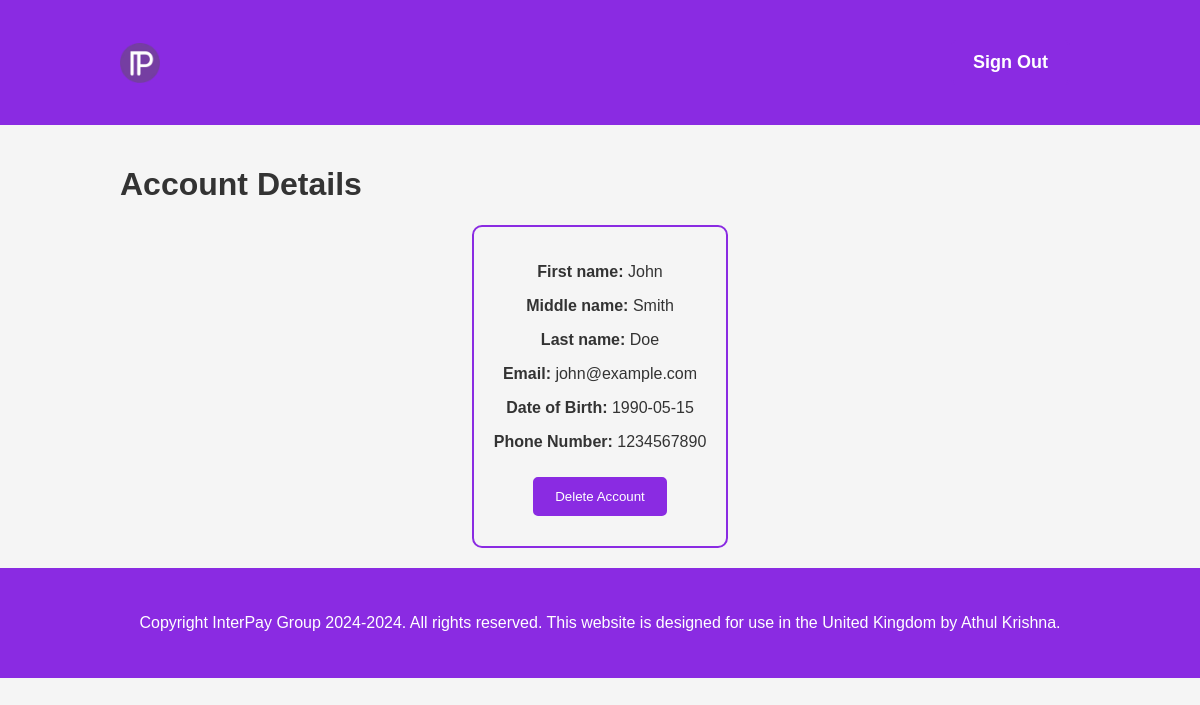
The app's page /LoginPersonalAccountView.php (signed in) with its own data.
### tables this page shows
CREATE TABLE Users (
    user_id INTEGER PRIMARY KEY,
    fname CHAR(50) NOT NULL,
    mname CHAR(50) DEFAULT NULL,
    lname CHAR(50) NOT NULL,
    dob DATE NOT NULL,
    phone_num VARCHAR(20) NOT NULL,
    gen_tit CHAR(50) NOT NULL,
    username CHAR(50) NOT NULL,
    email VARCHAR(50) NOT NULL
, password VARCHAR(255));

### LoginPersonalAccountView.php (the view, shortened to what this page needs)
<?php
include("db_conn.php");
$username = $_SESSION['username'];
$query = "SELECT * FROM Users WHERE username = ?";
$statement = $conn->prepare($query);
$statement->execute([$username]);
$user = $statement->fetch();
?>
<!DOCTYPE html>
<html lang="en">
<head>
    <link rel="stylesheet" type="text/css" href="styles.css">
</head>
<body>
<?php include("NavBar2.php"); ?>
<div class="container">
    <h1>Account Details</h1>
    <center>
        <div class="button-group">
            <p><b>First name:</b> <?php echo $user['fname']; ?></p>
            <p><b>Middle name:</b> <?php echo $user['mname']; ?></p>
            <p><b>Last name:</b> <?php echo $user['lname']; ?></p>
            <p><b>Email:</b> <?php echo $user['email']; ?></p>
            <p><b>Date of Birth:</b> <?php echo $user['dob']; ?></p>
            <p><b>Phone Number:</b> <?php echo $user['phone_num']; ?></p>
            <form method="post">
                <button type="submit" name="delete" class="btn" onclick="return confirm('Are you sure you want to delete your account?')">Delete Account</button>
            </form>
        </div>
    </center>
</div>
<?php include("Footer.php"); ?>
</body>
</html>

### styles.css (style rules this page uses)
body { background-color: #f5f5f5; color: #333; font-family: Arial, sans-serif; margin: 0; padding: 0; }
.container { max-width: 960px; margin: 0 auto; padding: 20px; }
.btn { padding: 10px 20px; border: 2px solid #8a2be2; border-radius: 5px; cursor: pointer; transition: background-color 0.3s, color 0.3s; text-decoration: none; display: inline-block; margin: 10px; }
.button-group { border: 2px solid #8a2be2; padding: 20px; display: inline-block; border-radius: 10px; }
.btn-login, .btn-signup, .btn-help, .btn { background-color: #8a2be2; color: #fff; }

### records on screen
users: fname "John", mname "Smith", lname "Doe", email "john@example.com", dob "1990-05-15", phone_num "1234567890"
